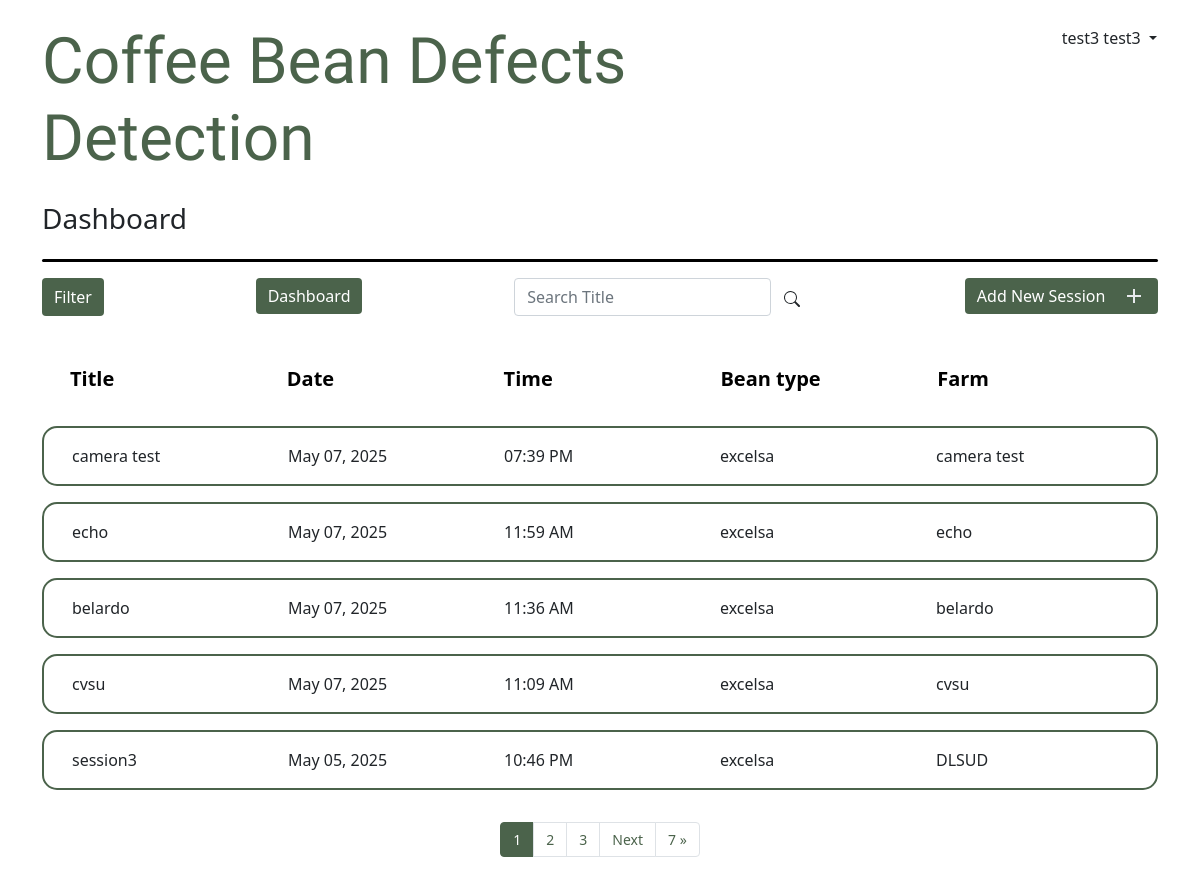
/dashboard/ (signed in), run on the app's committed database.
### apps/dashboard/models.py (models this page shows, shortened)
class BatchSession(models.Model):
    batch_id = models.AutoField(primary_key=True)
    title = models.CharField(max_length=255, null=False)
    date_created = models.DateTimeField(default=now)
    bean_type = models.CharField(max_length=50)
    farm = models.CharField(max_length=255)
    user = models.ForeignKey(User, on_delete=models.CASCADE)

### apps/dashboard/views.py (the view, shortened to what this page needs)
# urls.py: path('dashboard/', views.DashboardListView.as_view(), name="dashboard"),
class DashboardListView(LoginRequiredMixin, ListView):
    model = BatchSession
    template_name = "dashboard/dashboard.html"
    redirect_field_name = "redirect_to"
    paginate_by = 5
    def get_queryset(self):
        query = Q(user=self.request.user)
        month = self.request.GET.get("month", "")
        bean_types = self.request.GET.get("type")  # Multiple values
        bean_types = str(bean_types).split("-")
        year = self.request.GET.get("year","")
        farm = self.request.GET.get("farm")
        title = self.request.GET.get("title")
        if title:
            query &= Q(title__contains=title)
        if month.isdigit():
            query &= Q(date_created__month=int(month))
        if year.isdigit():
            query &= Q(date_created__year=int(year))
        if bean_types != ['None']:
            query &= Q(bean_type__in=bean_types)
        if farm:
            query &= Q(farm__contains=farm)
        queryset = BatchSession.objects.filter(query).order_by("-date_created")
        return queryset
    def get_context_data(self, object_list=None, **kwargs):
        context = super().get_context_data(**kwargs)
        context['current_time'] = datetime.now().strftime("%H:%M:%S")
        queryset = object_list if object_list is not None else self.object_list
        page_size = self.get_paginate_by(queryset)
        print("PAGESIZE:", page_size)
        if page_size:
            paginator, page, queryset, is_paginated = self.paginate_queryset(
                queryset, page_size
            )
            context = {
                "paginator": paginator,
                "page_obj": page,
                "is_paginated": is_paginated,
                "object_list": queryset,
            }
        page_obj = context['page_obj']
        paginator = page_obj.paginator
        start_index = max(1, page_obj.number - 2)
        end_index = min(paginator.num_pages + 1, page_obj.number + 3)
        context['page_range'] = range(start_index, end_index)
        return context
    def render_to_response(self, context, **response_kwargs):
        if self.request.headers.get('X-Requested-With') == 'XMLHttpRequest':
            new_batch = self.get_context_data()
            html = render_to_string('dashboard/partials/filter_batch.html', {'filtered_batch': new_batch}, request=self.request)
            return JsonResponse({"html": html}, safe=False)
        return super().render_to_response(context, **response_kwargs)

### apps/dashboard/templates/dashboard/dashboard.html (shortened to what this page needs)
{% extends "layout.html" %}
{% block header_title %}
  Coffee Bean Defects Detection
{% endblock header_title %}
{% block head_content %}
<div class="d-inline-flex align-items-end gap-3">
  <h3>Dashboard</h3>
</div>
<div
  class="my-3"
  style="
    width: 100%;
    height: 3px;
    background-color: black;
    border-radius: 20px;
  "></div>
{% endblock head_content %}
{% block content %}
<div class="d-flex justify-content-between mb-2">
  <button
    class="btn btn-success"
    type="button"
    data-bs-toggle="offcanvas"
    data-bs-target="#filter-offcanvas"
    aria-controls="offcanvasWithBothOptions">
    Filter
  </button>
  <a href="{% url "dashboard" %}">
    <button class="btn btn-success">Dashboard</button>
  </a>
  <div>
    <div class="d-flex">
      <input
        id="search"
        type="text"
        name="search"
        class="form-control"
        placeholder="Search Title" />
      <button class="input-group-text btn" id="basic-addon2">
        <svg
          xmlns="http://www.w3.org/2000/svg"
          width="16"
          height="16"
          fill="currentColor"
          class="bi bi-search"
          viewBox="0 0 16 16">
          <path
            d="M11.742 10.344a6.5 6.5 0 1 0-1.397 1.398h-.001q.044.06.098.115l3.85 3.85a1 1 0 0 0 1.415-1.414l-3.85-3.85a1 1 0 0 0-.115-.1zM12 6.5a5.5 5.5 0 1 1-11 0 5.5 5.5 0 0 1 11 0" />
        </svg>
      </button>
    </div>
  </div>
  <a href="{% url "add_session" %}" style="text-decoration:none">
    <button class="btn btn-success d-flex align-items-center">
      <p class="mb-0 me-0">Add New Session&nbsp;&nbsp;&nbsp;&nbsp;</p>
      <svg  xmlns="http://www.w3.org/2000/svg" height="24px" viewBox="0 -960 960 960" width="24px" fill="#e8eaed">
        <path d="M440-440H200v-80h240v-240h80v240h240v80H520v240h-80v-240Z"/>
      </svg>
    </button>
  </a>
</div>
<br />
<div class="container-fluid m-0 p-0" id="container-main">
    <div class="mb-3">
      <div class="row session-batches-header fw-bold fs-5 m-0 p-3">
        <div class="col">Title</div>
        <div class="col">Date</div>
        <div class="col">Time</div>
        <div class="col">Bean type</div>
        <div class="col">Farm</div>
      </div>
    </div>
    <div id="session-list-container">
      {% for object in object_list %}
      <div class="session-list container-fluid">
        <div
          class="row p-3 mb-3 session-batches-container"
          data-bs-toggle="collapse"
          href="#collapseExample{{ object.batch_id }}"
          role="button"
          aria-expanded="false"
          aria-controls="collapseExample1">
          <div class="col">{{ object.title }}</div>
          <div class="col">{{ object.date_created|date:"F d, Y" }}</div>
          <div class="col">{{ object.date_created|date:"h:i A" }}</div>
          <div class="col">{{ object.bean_type }}</div>
          <div class="col">{{ object.farm }}</div>
        </div>
      </div>
      {% endfor %}
    </div>
    {% if page_obj.paginator.num_pages > 1%}
      {% if page_obj.has_next or page_obj.has_previous %}
      <nav aria-label="Page navigation " class="d-flex justify-content-center align-items-center">
        <ul class="pagination pagination-custom mt-3 mb-0">
          {% for page_num in page_range %}
            {% if page_num == page_obj.number %}
              <li class="page-item current-page">
                <a class="page-link">{{ page_num }}</a>
              </li>
            {% else %}
              {% if search_query %}
              <li class="page-item">
                <a class="page-link pages" href="?page={{ page_num }}&search={{search_query}}">{{ page_num }}</a>
              </li>
              {% else %}
              <li class="page-item">
                <a class="page-link pages" href="?page={{ page_num }}">{{ page_num }}</a>
              </li>
              {% endif %}
            {% endif %}
          {% endfor %}
          {% if page_obj.has_next %}
            {% if search_query %}
            <li class="page-item"><a class="page-link pages" href="?page={{ page_obj.next_page_number }}&search={{search_query}}">Next</a></li>
            <li class="page-item"><a class="page-link pages" href="?page={{ page_obj.paginator.num_pages }}&search={{search_query}}">{{page_obj.paginator.num_pages}} &raquo;</a></li>
            {% else %}
            <li class="page-item"><a class="page-link pages" href="?page={{ page_obj.next_page_number }}">Next</a></li>
            <li class="page-item"><a class="page-link pages" href="?page={{ page_obj.paginator.num_pages }}">{{page_obj.paginator.num_pages}} &raquo;</a></li>
            {% endif %}
          {% endif %}
        </ul>
      </nav>
      {% endif %}
    {% endif %}
</div>
{% endblock content %}

### apps/templates/layout.html (shortened to what this page needs)
{% load static %}
<!DOCTYPE html>
<html lang="en">
  <head>
    <link href="https://cdn.jsdelivr.net/npm/bootstrap@5.1.3/dist/css/bootstrap.min.css" rel="stylesheet" />
    <link href="{% static 'style.css' %}?v={{ current_time }}" rel="stylesheet"/>
  </head>
  <body>
    <div class="container-md mb-3">
      <div>
        <div class="title row flex-column-reverse flex-sm-row m-0">
          <h3 class="col my-4 p-0">
            {% block header_title %}{% endblock header_title %}
          </h3>
          <div class="col col-sm-3 my-4 col-md-3 text-sm-center text-md-end p-0">
            <div
              class="dropdown-toggle btn p-0"
              data-bs-toggle="dropdown"
              aria-expanded="false">
              {{ request.user.first_name }} {{ request.user.last_name }}
            </div>
          </div>
        </div>
        {% block head_content %} {% endblock head_content %}
      </div>
      {% block content %} {% endblock content %}
    </div>
  </body>
</html>

### static/style.css (style rules this page uses)
:root { --main-green-theme: rgb(75, 99, 75); }
.title > h3 { font-size: 2em; font-family: "Oswald", sans-serif; font-optical-sizing: auto; font-style: normal; color: rgb(75, 99, 75); }
.btn-success { background-color: var(--main-green-theme); border: none; }
.session-batches-container { border-radius: 15px; border: 2px var(--main-green-theme) solid; }
.session-batches, .session-batches-header { text-decoration: none; color: black; }
@media screen and (min-width: 576px) { .title > h3 { font-size: 3em; } }
.page-link { color: var(--main-green-theme); }
.pagination-custom { font-size: 14px; }
.current-page a { color: white; background-color: var(--main-green-theme) !important; border-color: var(--main-green-theme) !important; }
@media screen and (min-width: 768px) { .title > h3 { font-size: 4em; } }

### data on the page
BatchSession: title "camera test", date_created "May 07, 2025", date_created "07:39 PM", bean_type "excelsa", farm "camera test"
BatchSession: title "echo", date_created "May 07, 2025", date_created "11:59 AM", bean_type "excelsa", farm "echo"
BatchSession: title "belardo", date_created "May 07, 2025", date_created "11:36 AM", bean_type "excelsa", farm "belardo"
BatchSession: title "cvsu", date_created "May 07, 2025", date_created "11:09 AM", bean_type "excelsa", farm "cvsu"
BatchSession: title "session3", date_created "May 05, 2025", date_created "10:46 PM", bean_type "excelsa", farm "DLSUD"

### other printed values
{{ request.user.first_name }} "test3"
{{ request.user.last_name }} "test3"
{{ page_num }} "1"
{{ page_num }} "2" "3"
{{ page_obj.paginator.num_pages }} "7"
